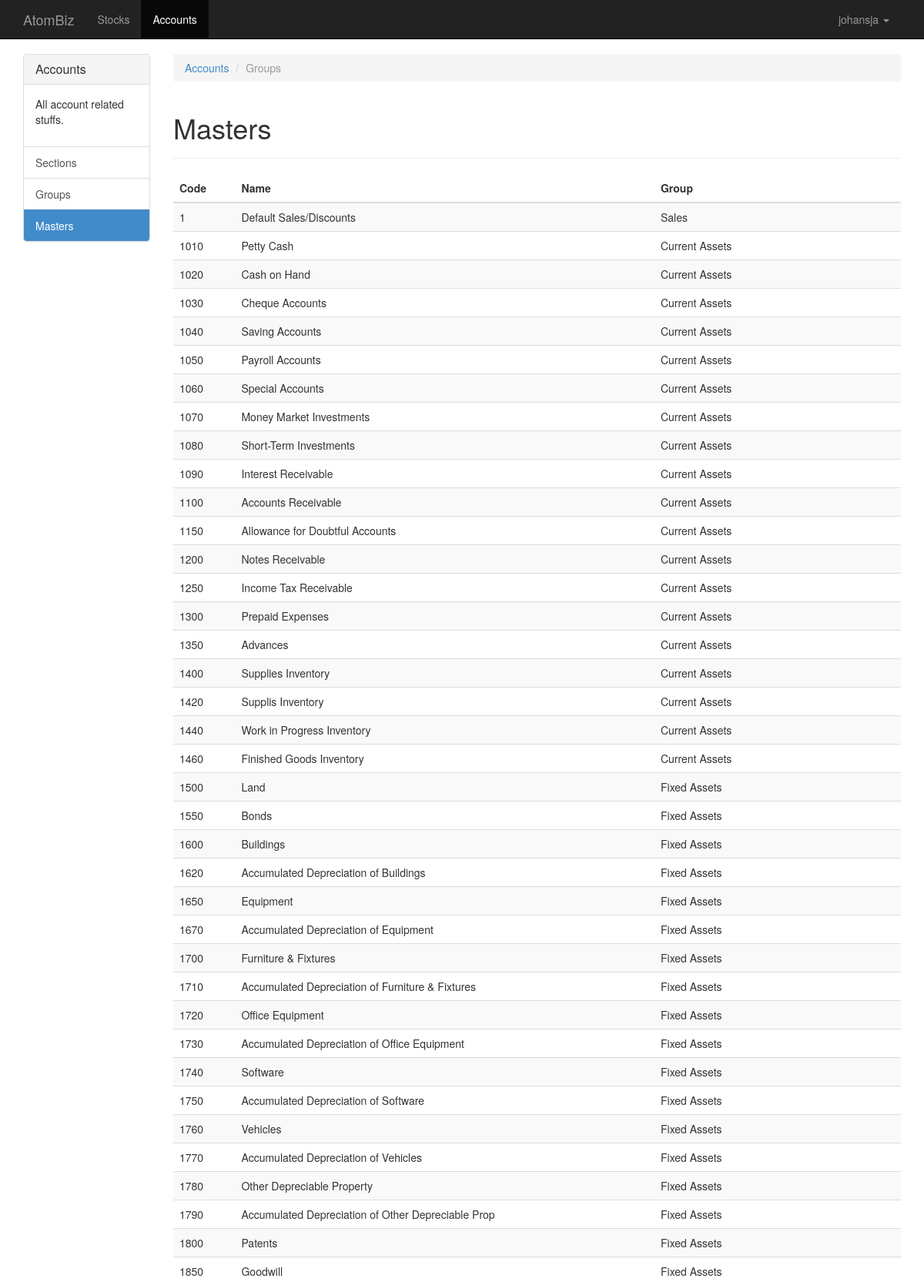
Screenshot of /accounts/masters/ (signed in, upper part) with the database file from the repository.
### accounts/models.py (models this page shows, shortened)
class Master(models.Model):
    code = models.SmallIntegerField(unique=True)
    name = models.CharField(max_length=64)
    group = models.ForeignKey(Group)
    class Meta:
        ordering = ['code', 'group']

class Group(models.Model):
    name = models.CharField(max_length=64, unique=True)
    parent = models.ForeignKey('self', null=True, blank=True)
    section = models.ForeignKey(Section, verbose_name='section in accounts')
    pandl = models.BooleanField('profit and loss')
    sequence = models.SmallIntegerField('sequence in TB')
    class Meta:
        ordering = ['sequence']
    def __unicode__(self):
        return self.name

### accounts/views.py (the view)
class MasterList(ListView):
    model = Master

### accounts/templates/accounts/master_list.html (shortened to what this page needs)
{% extends "accounts/base.html" %}
{% block rows %}
    <ol class="breadcrumb">
        <li><a href="/accounts/">Accounts</a></li>
        <li class="active">Groups</li>
    </ol>
    <div class="page-header">
        <h1>Masters</h1>
    </div>
    <div class=" table-responsive">
        <table class="table table-striped">
            <thead>
                <tr>
                    <th>Code</th>
                    <th>Name</th>
                    <th>Group</th>
                </tr>
            </thead>
            <tbody>
                {% for master in object_list %}
                    <tr>
                        <td>{{ master.code }}</td>
                        <td>{{ master.name }}</td>
                        <td>{{ master.group }}</td>
                    </tr>
                {% endfor %}
            </tbody>
        </table>
    </div>
{% endblock %}

### templates/base.html (shortened to what this page needs)
{% extends 'bootstrap/base.html' %}
{% block project_navbar_brand_url %}
  {% if user.is_authenticated %}
    /users/dashboard/
  {% else %}
    /
  {% endif %}
{% endblock %}
{% block project_navbar_brand %}AtomBiz{% endblock %}
{% block project_navbar_collapse %}
  {% if user.is_authenticated %}
    <ul class="nav navbar-nav">
      {% with url="/stocks/" %}
        <li{% if url in request.path %} class="active"{% endif %}><a href="{{ url }}">Stocks</a></li>
      {% endwith %}
      {% with url="/accounts/" %}
        <li{% if url in request.path %} class="active"{% endif %}><a href="{{ url }}">Accounts</a></li>
      {% endwith %}
    </ul>
    <ul class="nav navbar-nav navbar-right">
      <li class="dropdown">
        <a href="#" class="dropdown-toggle" data-toggle="dropdown">{{ user }} <b class="caret"></b></a>
      </li>
    </ul>
  {% endif %}
{% endblock %}
{% block project_rows %}
  {% block app_rows %}
  {% endblock %}
{% endblock %}

### templates/base.html (style rules this page uses)
body { padding-top: 70px; }

### rows the page displays
Master: code "1", name "Default Sales/Discounts", group "Sales"
Master: code "1010", name "Petty Cash", group "Current Assets"
Master: code "1020", name "Cash on Hand", group "Current Assets"
Master: code "1030", name "Cheque Accounts", group "Current Assets"
Master: code "1040", name "Saving Accounts", group "Current Assets"
Master: code "1050", name "Payroll Accounts", group "Current Assets"
Master: code "1060", name "Special Accounts", group "Current Assets"
Master: code "1070", name "Money Market Investments", group "Current Assets"
Master: code "1080", name "Short-Term Investments", group "Current Assets"
Master: code "1090", name "Interest Receivable", group "Current Assets"
Master: code "1100", name "Accounts Receivable", group "Current Assets"
Master: code "1150", name "Allowance for Doubtful Accounts", group "Current Assets"
Master: code "1200", name "Notes Receivable", group "Current Assets"
Master: code "1250", name "Income Tax Receivable", group "Current Assets"
Master: code "1300", name "Prepaid Expenses", group "Current Assets"
Master: code "1350", name "Advances", group "Current Assets"
Master: code "1400", name "Supplies Inventory", group "Current Assets"
Master: code "1420", name "Supplis Inventory", group "Current Assets"
Master: code "1440", name "Work in Progress Inventory", group "Current Assets"
Master: code "1460", name "Finished Goods Inventory", group "Current Assets"
Master: code "1500", name "Land", group "Fixed Assets"
Master: code "1550", name "Bonds", group "Fixed Assets"
Master: code "1600", name "Buildings", group "Fixed Assets"
Master: code "1620", name "Accumulated Depreciation of Buildings", group "Fixed Assets"
Master: code "1650", name "Equipment", group "Fixed Assets"
Master: code "1670", name "Accumulated Depreciation of Equipment", group "Fixed Assets"
Master: code "1700", name "Furniture & Fixtures", group "Fixed Assets"
Master: code "1710", name "Accumulated Depreciation of Furniture & Fixtures", group "Fixed Assets"
Master: code "1720", name "Office Equipment", group "Fixed Assets"
Master: code "1730", name "Accumulated Depreciation of Office Equipment", group "Fixed Assets"
Master: code "1740", name "Software", group "Fixed Assets"
Master: code "1750", name "Accumulated Depreciation of Software", group "Fixed Assets"
Master: code "1760", name "Vehicles", group "Fixed Assets"
Master: code "1770", name "Accumulated Depreciation of Vehicles", group "Fixed Assets"
Master: code "1780", name "Other Depreciable Property", group "Fixed Assets"
Master: code "1790", name "Accumulated Depreciation of Other Depreciable Prop", group "Fixed Assets"
Master: code "1800", name "Patents", group "Fixed Assets"
Master: code "1850", name "Goodwill", group "Fixed Assets"

### other values shown
{{ user }} "johansja"
